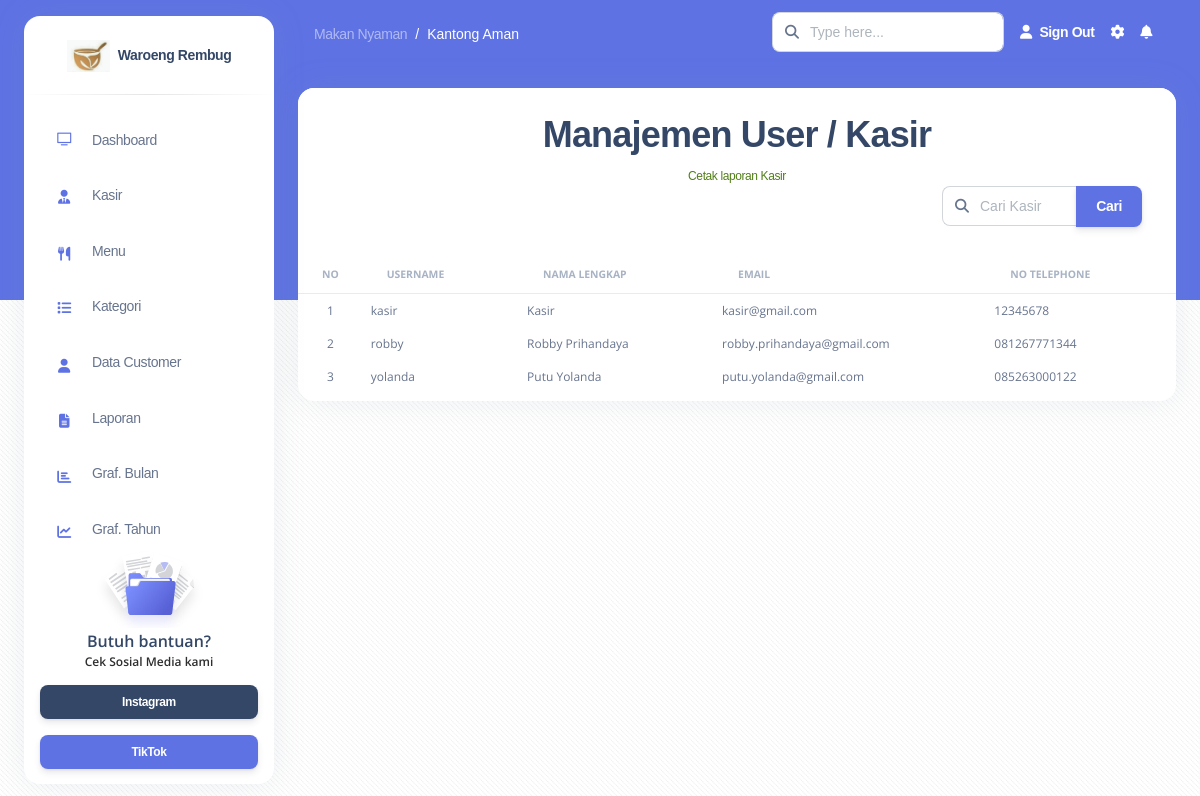
Page /system/kasir.html (signed in) on the committed database.
### tables this page shows
CREATE TABLE IF NOT EXISTS `users` (
  `username` varchar(50) NOT NULL,
  `password` varchar(50) NOT NULL,
  `nama_lengkap` varchar(100) NOT NULL,
  `email` varchar(100) NOT NULL,
  `no_telp` varchar(20) NOT NULL,
  `level` varchar(20) NOT NULL DEFAULT 'customer',
  `aktif` enum('Y','N') NOT NULL DEFAULT 'N',
  `id_session` varchar(100) NOT NULL,
  `alamat_lengkap` varchar(255) NOT NULL,
  PRIMARY KEY (`username`)
);

### system/kasir.php (the view, shortened to what this page needs)
<?php
if ($_GET['module'] == 'kasir') {
    $tampil = mysqli_query($koneksi, "SELECT * FROM users ORDER BY username");
    echo '<div class="container-fluid py-4">
            <div class="row">
                <div class="col-12">
                    <div class="card mb-4">
                        <div class="card-header pb-0">
                            <h2>Manajemen User / Kasir</h2>
                        </div>
                        <a style="float:right;" target="_BLANK" href="print-members.php">Cetak laporan Kasir</a>
                        <div style="display: flex; justify-content: space-between; align-items: center; padding-left: 10px; padding-right: 12px;">
                            <form action="" method="POST" style="margin-right: 22px; text-align: right;">
                                <div class="input-group" style="width: 200px; margin-left: auto;">
                                    <span class="input-group-text text-body" style="height: 40px;"><i class="fas fa-search" aria-hidden="true"></i></span>
                                    <input type="text" class="form-control" placeholder="Cari Kasir" name="kata" style="height: 40px; ">
                                    <input type="submit" class="btn btn-primary" name="cari" value="Cari">
                                </div>
                            </form>
                        </div>
                    <div class="card-body px-0 pt-0 pb-2">
                        <div class="table-responsive p-0">
                            <table class="table align-items-center mb-0">
                                <thead>
                                    <tr class="border-0">
                                        <th class="text-uppercase text-secondary text-xxs font-weight-bolder opacity-7 ml-3" style="width: 30px;">No</th>
                                        <th class="text-uppercase text-secondary text-xxs font-weight-bolder opacity-7">Username</th>
                                        <th class="text-uppercase text-secondary text-xxs font-weight-bolder opacity-7">Nama Lengkap</th>
                                        <th class="text-uppercase text-secondary text-xxs font-weight-bolder opacity-7">Email</th>
                                        <th class="text-uppercase text-secondary text-xxs font-weight-bolder opacity-7">No Telephone</th>
                                    </tr>
                                </thead>
                                <tbody>';
    $no = 1;
    while ($r = mysqli_fetch_array($tampil)) {
        if ($r['level'] == 'admin') {
            echo '<tr class="">';
        } else {
            echo '<tr class="">';
        }
        echo "<td class='text-center'>$no</td>
            <td class=''>$r[username]</td>
            <td class=''>$r[nama_lengkap]</td>
            <td class=''>$r[email]</td>
            <td class=''>$r[no_telp]</td>
        </tr>";
        $no++;
    }
    echo '</table></div></div></div></div>';
}
?>

### mos-css/mos-style.css (style rules this page uses)
body { background: url(img/latar.jpg); margin: 0; padding: 0; font-family: Arial; font-size: 12px; color: #2e2e2e; text-align: center; }
a { color: #527e19; text-decoration: none; }
input { padding: 4px;color: #5b5b5b;border: 1px solid #dcdcdc; -moz-border-radius: 3px;-webkit-border-radius: 3px;-o-border-radius: 3px; }
table { border:none;font-size: 12px; }
td { border:none; padding: 5px; }

### rows in the picture
users: username "kasir", nama_lengkap "Kasir", email "kasir@gmail.com", no_telp "12345678"
users: username "robby", nama_lengkap "Robby Prihandaya", email "robby.prihandaya@gmail.com", no_telp "081267771344"
users: username "yolanda", nama_lengkap "Putu Yolanda", email "putu.yolanda@gmail.com", no_telp "085263000122"
